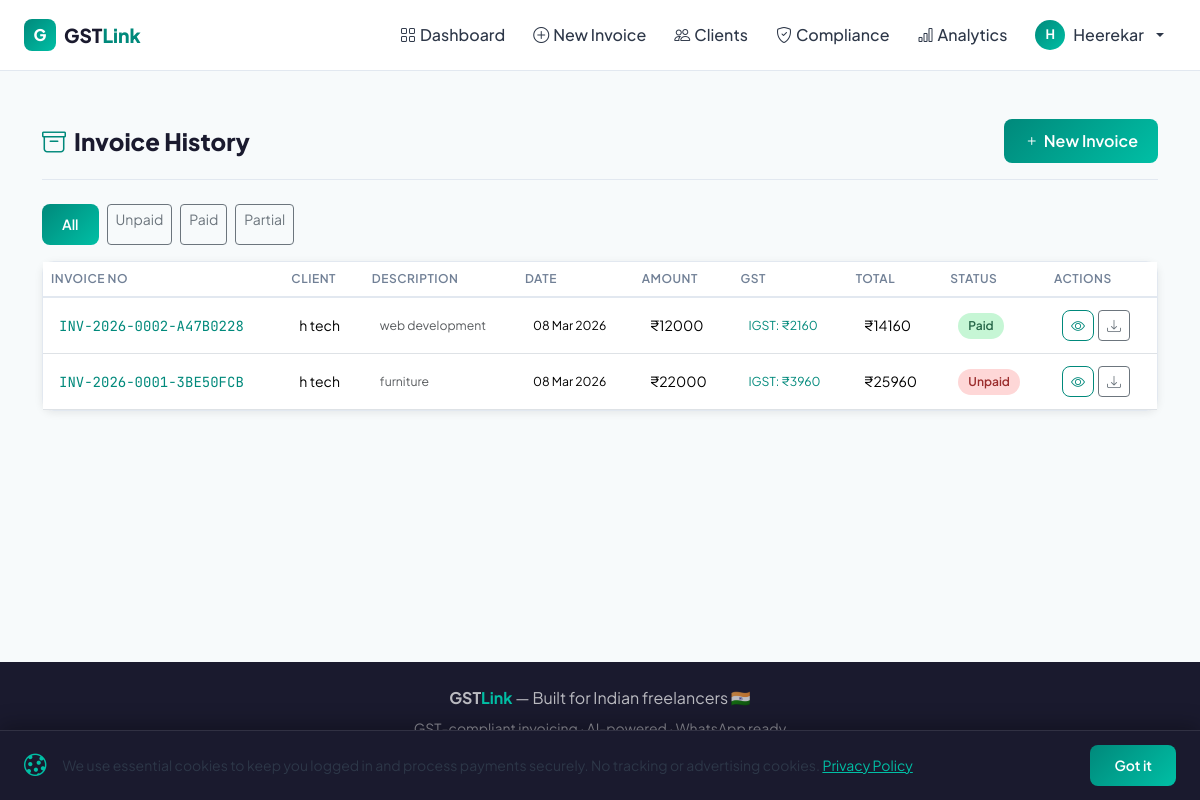
The page /invoices (signed in) on the database its author committed.
### database/models.py (models this page shows, shortened)
class User(UserMixin, db.Model):
    __tablename__ = 'users'
    id = db.Column(db.Integer, primary_key=True)
    name = db.Column(db.String(100), nullable=False)
    email = db.Column(db.String(150), unique=True, nullable=False)
    password = db.Column(db.String(200), nullable=False)
    gstin = db.Column(db.String(15))
    business_name = db.Column(db.String(150))
    address = db.Column(db.Text)
    phone = db.Column(db.String(15))
    hsn_code = db.Column(db.String(10))
    hourly_rate = db.Column(db.Float, default=0)
    plan_type = db.Column(db.String(20), default='trial')
    trial_started_at = db.Column(db.DateTime, default=datetime.utcnow)
    trial_ends_at = db.Column(db.DateTime, nullable=True)   # set on register
    daily_invoice_count = db.Column(db.Integer, default=0)
    daily_reset_date = db.Column(db.Date, default=date.today)
    stripe_customer_id = db.Column(db.String(100))
    created_at = db.Column(db.DateTime, default=datetime.utcnow)
    email_verified = db.Column(db.Boolean, default=False)
    email_verify_token = db.Column(db.String(64), nullable=True)
    email_verify_token_expires = db.Column(db.DateTime, nullable=True)  # 24h expiry
    password_reset_token = db.Column(db.String(64), nullable=True)
    password_reset_expires = db.Column(db.DateTime, nullable=True)
    failed_login_count = db.Column(db.Integer, default=0)
    locked_until = db.Column(db.DateTime, nullable=True)
    clients = db.relationship('Client', backref='owner', lazy=True)
    invoices = db.relationship('Invoice', backref='creator', lazy=True)

class Invoice(db.Model):
    __tablename__ = 'invoices'
    id = db.Column(db.Integer, primary_key=True)
    user_id = db.Column(db.Integer, db.ForeignKey('users.id'), nullable=False)
    client_id = db.Column(db.Integer, db.ForeignKey('clients.id'), nullable=False)
    invoice_number = db.Column(db.String(30), unique=True, nullable=False)
    description = db.Column(db.Text)
    hsn_sac = db.Column(db.String(10))
    amount = db.Column(db.Float, nullable=False)
    gst_type = db.Column(db.String(10))  # CGST_SGST | IGST
    gst_rate = db.Column(db.Float, default=18.0)
    cgst = db.Column(db.Float, default=0)
    sgst = db.Column(db.Float, default=0)
    igst = db.Column(db.Float, default=0)
    total = db.Column(db.Float, nullable=False)
    pdf_path = db.Column(db.String(300))
    payment_status = db.Column(db.String(20), default='unpaid')  # unpaid | paid | partial
    due_date = db.Column(db.Date)
    upi_id = db.Column(db.String(50))
    notes = db.Column(db.Text)
    public_token = db.Column(db.String(32), unique=True, nullable=False,
                             default=lambda: secrets.token_urlsafe(24))
    public_token_expires_at = db.Column(db.DateTime, nullable=True)  # None = no expiry set yet
    created_at = db.Column(db.DateTime, default=datetime.utcnow)

class Client(db.Model):
    __tablename__ = 'clients'
    id = db.Column(db.Integer, primary_key=True)
    user_id = db.Column(db.Integer, db.ForeignKey('users.id'), nullable=False)
    client_name = db.Column(db.String(150), nullable=False)
    client_gstin = db.Column(db.String(15))
    email = db.Column(db.String(150))
    phone = db.Column(db.String(15))
    address = db.Column(db.Text)
    state = db.Column(db.String(50))
    state_code = db.Column(db.String(5))
    created_at = db.Column(db.DateTime, default=datetime.utcnow)
    invoices = db.relationship('Invoice', backref='client', lazy=True)

### app.py (the view)
@app.route('/invoices')
@login_required
def invoice_history():
    page = request.args.get('page', 1, type=int)
    status_filter = request.args.get('status', '')
    query = Invoice.query.filter_by(user_id=current_user.id)
    if status_filter in ('unpaid', 'paid', 'partial'):
        query = query.filter_by(payment_status=status_filter)
    invoices = query.order_by(Invoice.created_at.desc()).paginate(page=page, per_page=10)
    return render_template('invoice_history.html', invoices=invoices, status_filter=status_filter)

### app.py (called while the page is built)
@login_manager.user_loader
def load_user(user_id):
    return User.query.get(int(user_id))

### templates/invoice_history.html (shortened to what this page needs)
{% extends "base.html" %}
{% block content %}
<div class="container py-4">
  <div class="page-header d-flex justify-content-between align-items-center">
    <h4 class="page-title"><i class="bi bi-archive me-2" style="color:var(--teal)"></i>Invoice History</h4>
    <a href="{{ url_for('new_invoice') }}" class="btn btn-primary"><i class="bi bi-plus me-1"></i>New Invoice</a>
  </div>
  <div class="mb-3 d-flex gap-2">
    <a href="{{ url_for('invoice_history') }}" class="btn btn-sm {{ 'btn-primary' if not status_filter else 'btn-outline-secondary' }}">All</a>
    <a href="{{ url_for('invoice_history', status='unpaid') }}" class="btn btn-sm {{ 'btn-primary' if status_filter == 'unpaid' else 'btn-outline-secondary' }}">Unpaid</a>
    <a href="{{ url_for('invoice_history', status='paid') }}" class="btn btn-sm {{ 'btn-primary' if status_filter == 'paid' else 'btn-outline-secondary' }}">Paid</a>
    <a href="{{ url_for('invoice_history', status='partial') }}" class="btn btn-sm {{ 'btn-primary' if status_filter == 'partial' else 'btn-outline-secondary' }}">Partial</a>
  </div>
  {% if invoices.items %}
  <div class="card">
    <div class="table-responsive">
      <table class="table table-hover mb-0">
        <thead><tr>
          <th>Invoice No</th><th>Client</th><th>Description</th><th>Date</th><th>Amount</th><th>GST</th><th>Total</th><th>Status</th><th>Actions</th>
        </tr></thead>
        <tbody>
          {% for inv in invoices.items %}
          <tr>
            <td><span class="mono fw-600" style="color:var(--teal)">{{ inv.invoice_number }}</span></td>
            <td>{{ inv.client.client_name }}</td>
            <td class="text-muted small" style="max-width:150px;overflow:hidden;text-overflow:ellipsis;white-space:nowrap">{{ inv.description or '—' }}</td>
            <td class="small">{{ inv.created_at.strftime('%d %b %Y') }}</td>
            <td>₹{{ "%.0f"|format(inv.amount) }}</td>
            <td class="small" style="color:var(--teal)">
              {% if inv.gst_type == 'CGST_SGST' %}C+S: ₹{{ "%.0f"|format(inv.cgst + inv.sgst) }}
              {% else %}IGST: ₹{{ "%.0f"|format(inv.igst) }}{% endif %}
            </td>
            <td class="fw-700">₹{{ "%.0f"|format(inv.total) }}</td>
            <td><span class="status-badge status-{{ inv.payment_status }}">{{ inv.payment_status.title() }}</span></td>
            <td>
              <div class="d-flex gap-1">
                <a href="{{ url_for('view_invoice', invoice_id=inv.id) }}" class="btn btn-sm btn-outline-primary" title="View"><i class="bi bi-eye"></i></a>
                {% if inv.pdf_path %}<a href="{{ url_for('download_invoice', invoice_id=inv.id) }}" class="btn btn-sm btn-outline-secondary" title="Download"><i class="bi bi-download"></i></a>{% endif %}
              </div>
            </td>
          </tr>
          {% endfor %}
        </tbody>
      </table>
    </div>
  </div>
  {% endif %}
</div>
{% endblock %}

### templates/base.html (shortened to what this page needs)
<!DOCTYPE html>
<html lang="en">
<head>
<link rel="stylesheet" href="https://cdnjs.cloudflare.com/ajax/libs/bootstrap/5.3.3/css/bootstrap.min.css"/>
<link rel="stylesheet" href="https://cdnjs.cloudflare.com/ajax/libs/bootstrap-icons/1.11.3/font/bootstrap-icons.min.css"/>
<link rel="stylesheet" href="{{ url_for('static', filename='css/main.css') }}"/>
</head>
<body>
<div id="cookieBanner" class="cookie-banner" style="display:none;">
  <div class="d-flex align-items-center gap-3 flex-wrap">
    <i class="bi bi-cookie" style="font-size:1.4rem;color:#00BFA5;flex-shrink:0;"></i>
    <p class="mb-0 small" style="flex:1;">
      We use essential cookies to keep you logged in and process payments securely. No tracking or advertising cookies.
      <a href="{{ url_for('privacy') }}" class="text-decoration-underline" style="color:#00BFA5;">Privacy Policy</a>
    </p>
    <button onclick="acceptCookies()" class="btn btn-sm btn-primary px-4" style="white-space:nowrap;">Got it</button>
  </div>
</div>
<nav class="navbar navbar-expand-lg navbar-light sticky-top" id="mainNav">
  <div class="container-fluid px-4">
    <a class="navbar-brand d-flex align-items-center gap-2" href="{{ url_for('landing') }}">
      <div class="brand-icon">G</div>
      <span class="brand-text">GST<span class="brand-accent">Link</span></span>
    </a>
    <div class="collapse navbar-collapse" id="navbarNav">
      {% if current_user.is_authenticated %}
      <ul class="navbar-nav ms-auto align-items-lg-center gap-1">
        <li class="nav-item"><a class="nav-link" href="{{ url_for('dashboard') }}"><i class="bi bi-grid me-1"></i>Dashboard</a></li>
        <li class="nav-item"><a class="nav-link" href="{{ url_for('new_invoice') }}"><i class="bi bi-plus-circle me-1"></i>New Invoice</a></li>
        <li class="nav-item"><a class="nav-link" href="{{ url_for('clients') }}"><i class="bi bi-people me-1"></i>Clients</a></li>
        <li class="nav-item"><a class="nav-link" href="{{ url_for('compliance') }}"><i class="bi bi-shield-check me-1"></i>Compliance</a></li>
        <li class="nav-item"><a class="nav-link" href="{{ url_for('analytics') }}"><i class="bi bi-bar-chart me-1"></i>Analytics</a></li>
        <li class="nav-item dropdown">
          <a class="nav-link dropdown-toggle d-flex align-items-center gap-2" href="#" data-bs-toggle="dropdown">
            <div class="avatar-sm">{{ current_user.name[0].upper() }}</div>
            <span class="d-none d-lg-inline">{{ current_user.name.split()[0] }}</span>
          </a>
        </li>
      </ul>
      {% endif %}
    </div>
  </div>
</nav>
{% block content %}{% endblock %}
<footer class="footer-main mt-auto py-4">
  <div class="container text-center">
    <p class="mb-2"><strong>GST<span style="color:#00BFA5">Link</span></strong> — Built for Indian freelancers 🇮🇳</p>
    <p class="small mb-3" style="color:rgba(255,255,255,.5)">GST-compliant invoicing · AI-powered · WhatsApp ready</p>
    <div class="d-flex justify-content-center gap-4 flex-wrap">
      <a href="{{ url_for('privacy') }}" class="small footer-link">Privacy Policy</a>
      <a href="{{ url_for('terms') }}" class="small footer-link">Terms of Service</a>
      <a href="mailto:support@gstlink.in" class="small footer-link">Support</a>
    </div>
  </div>
</footer>
</body>
</html>

### static/css/main.css (style rules this page uses)
:root { --teal: #00897B; --teal-light: #00BFA5; --teal-pale: #e0f7f4; --teal-dark: #00695C; --dark: #1a1a2e; --dark-2: #16213e; --text: #2d3748; --text-muted: #718096; --border: #e2e8f0; --bg: #f7fafb; --white: #ffffff; --red: #e53e3e; --orange: #dd6b20; --green: #38a169; --radius: 12px; --shadow: 0 4px 24px rgba(0,137,123,.10); --shadow-sm: 0 2px 8px rgba(0,0,0,.08); }
* { box-sizing: border-box; }
body { font-family: 'Plus Jakarta Sans', sans-serif; color: var(--text); background: var(--bg); min-height: 100vh; display: flex; flex-direction: column; }
#mainNav { background: rgba(255,255,255,.95); backdrop-filter: blur(12px); border-bottom: 1px solid var(--border); padding: 12px 0; z-index: 1000; }
.brand-icon { width: 32px; height: 32px; background: linear-gradient(135deg, var(--teal), var(--teal-light)); border-radius: 8px; display: flex; align-items: center; justify-content: center; color: white; font-weight: 800; font-size: 16px; }
.brand-text { font-weight: 800; font-size: 1.2rem; color: var(--dark); }
.brand-accent { color: var(--teal); }
.nav-link { color: var(--text) !important; font-weight: 500; border-radius: 8px; padding: 8px 12px !important; transition: all .2s; }
.avatar-sm { width: 30px; height: 30px; border-radius: 50%; background: linear-gradient(135deg, var(--teal), var(--teal-light)); color: white; display: flex; align-items: center; justify-content: center; font-weight: 700; font-size: 13px; }
.btn-primary { background: linear-gradient(135deg, var(--teal), var(--teal-light)); border: none; border-radius: 8px; font-weight: 600; padding: 10px 20px; color: white; transition: all .2s; }
.btn-outline-primary { border-color: var(--teal); color: var(--teal); border-radius: 8px; font-weight: 600; }
.card { border: 1px solid var(--border); border-radius: var(--radius); box-shadow: var(--shadow-sm); background: white; }
.status-badge { padding: 4px 10px; border-radius: 20px; font-size: .75rem; font-weight: 600; display: inline-flex; align-items: center; gap: 4px; }
.status-paid { background: #c6f6d5; color: #276749; }
.status-unpaid { background: #fed7d7; color: #9b2c2c; }
.page-header { padding: 24px 0 16px; border-bottom: 1px solid var(--border); margin-bottom: 24px; }
.page-title { font-size: 1.5rem; font-weight: 800; color: var(--dark); margin: 0; }
.table { font-size: .875rem; }
.table th { font-weight: 600; font-size: .75rem; text-transform: uppercase; letter-spacing: .5px; color: var(--text-muted); border-bottom: 2px solid var(--border); }
.table td { vertical-align: middle; padding: 12px 16px; }
.mono { font-family: 'JetBrains Mono', monospace; }
.footer-main { background: var(--dark); color: rgba(255,255,255,.7); margin-top: auto !important; }
.cookie-banner { position: fixed; bottom: 0; left: 0; right: 0; z-index: 9999; background: var(--dark); border-top: 1px solid rgba(255,255,255,.1); padding: 14px 24px; box-shadow: 0 -4px 20px rgba(0,0,0,.3); }
.footer-link { color: rgba(255,255,255,.45); text-decoration: none; transition: color .2s; }

### rows shown on the page
User: name "H", name "Heerekar"
Invoice: invoice_number "INV-2026-0002-A47B0228", client.client_name "h tech", description "web development", created_at "08 Mar 2026", amount "12000", igst "2160", total "14160", payment_status "Paid"
Invoice: invoice_number "INV-2026-0001-3BE50FCB", client.client_name "h tech", description "furniture", created_at "08 Mar 2026", amount "22000", igst "3960", total "25960", payment_status "Unpaid"
